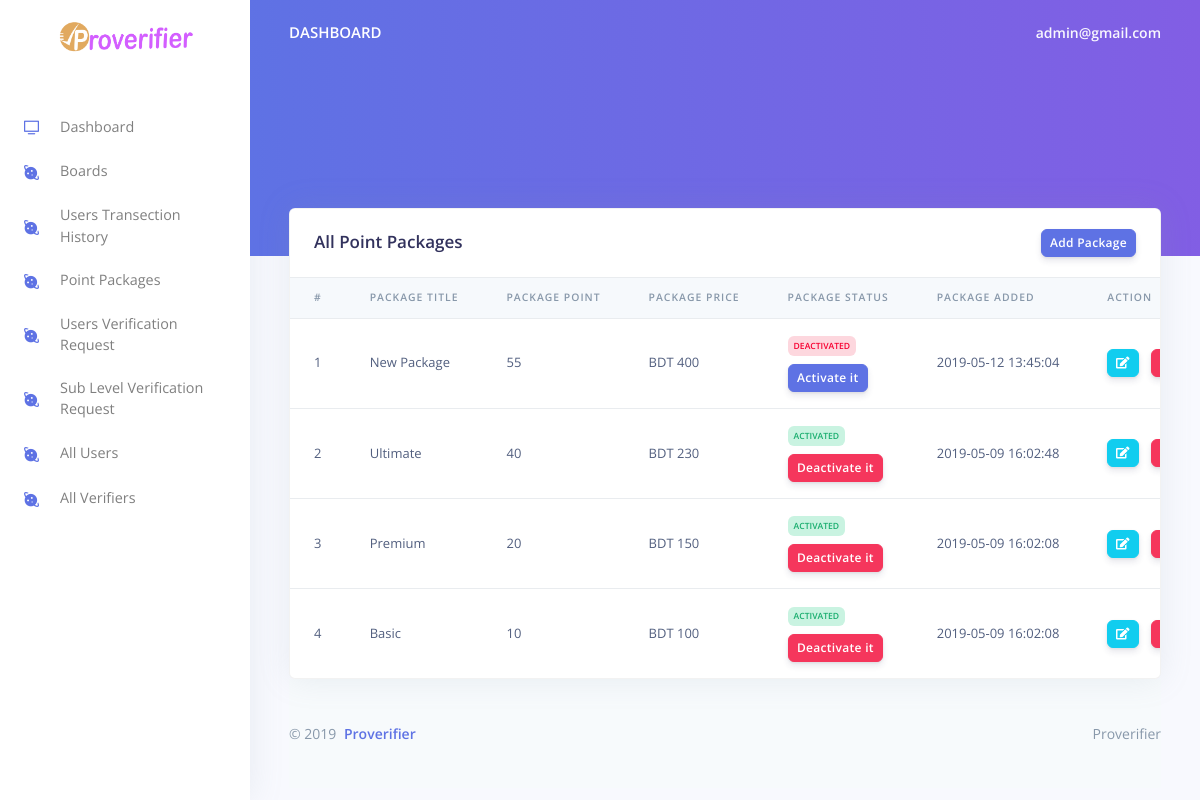
The app's page /admin/packages.php (signed in) with its own data.
### tables this page shows
CREATE TABLE `point_package` (
  `pk_id` int(11) NOT NULL,
  `pk_title` text NOT NULL,
  `pk_point` int(11) NOT NULL,
  `pk_price` int(11) NOT NULL,
  `status` int(11) NOT NULL,
  `pk_added` datetime NOT NULL DEFAULT CURRENT_TIMESTAMP
);

### admin/packages.php (the view, shortened to what this page needs)
<?php include_once 'includes/header.php';?>
  <div class="main-content">
    <?php include_once 'includes/nav.php';?>
    <div class="header bg-gradient-primary pb-8 pt-5 pt-md-8">
    </div>
    <div class="container-fluid mt--7">
      <div class="row mt-5">
        <div class="col-xl-12 mb-5 mb-xl-0">
          <div class="card shadow">
            <div class="card-header border-0">
              <div class="row align-items-center">
                <div class="col btn-block">
                  <h3 class="mb-0 float-left">All Point Packages</h3>
                    <a href="single-package.php" class="btn btn-sm btn-primary float-right">Add Package</a>
                </div>
              </div>
            </div>
            <div class="table-responsive">
              <table class="table align-items-center table-flush">
                <thead class="thead-light">
                  <tr>
                    <th scope="col">#</th>
                    <th scope="col">Package Title</th>
                    <th scope="col">Package Point</th>
                    <th scope="col">Package Price</th>
                    <th scope="col">Package Status</th>
                    <th scope="col">Package Added</th>
                    <th scope="col">Action</th>
                  </tr>
                </thead>
                <tbody>
                <?php
                    $usql = mysqli_query($db, "SELECT * FROM `point_package` ORDER BY pk_id DESC");
                    $i = 1;
                    while ($urow = mysqli_fetch_assoc($usql)){
                ?>
                  <tr>
                        <td><?=$i;?></td>
                        <td><?=$urow['pk_title'];?></td>
                        <td><?=$urow['pk_point'];?></td>
                        <td>BDT <?=$urow['pk_price'];?></td>
                        <td><?=($urow['status'] == 1)?
                                '<div class="badge badge-success">Activated</div><br><a href="packages.php?ds='.$urow['pk_id'].'" class="btn btn-sm btn-danger mt-2">Deactivate it</a>':
                                '<div class="badge badge-danger">Deactivated</div><br><a href="packages.php?as='.$urow['pk_id'].'" class="btn btn-sm btn-primary mt-2">Activate it</a>';
                        ?></td>
                        <td><?=$urow['pk_added'];?></td>
                        <td>
                            <a href="single-package.php?edit=<?=$urow['pk_id'];?>" class="btn btn-info btn-sm"><i class="fa fa-edit"></i></a>
                            <a href="packages.php?del=<?=$urow['pk_id'];?>" class="btn btn-danger btn-sm"><i class="fa fa-trash"></i></a>
                        </td>
                  </tr>
                  <?php $i++;}?>
                </tbody>
              </table>
            </div>
          </div>
        </div>
      </div>
<?php include_once 'includes/footer.php';?>

### records on screen
point_package: pk_title "New Package", pk_point "55", pk_price "400", pk_added "2019-05-12 13:45:04"
point_package: pk_title "Ultimate", pk_point "40", pk_price "230", pk_added "2019-05-09 16:02:48"
point_package: pk_title "Premium", pk_point "20", pk_price "150", pk_added "2019-05-09 16:02:08"
point_package: pk_title "Basic", pk_point "10", pk_price "100", pk_added "2019-05-09 16:02:08"

### other values on screen
$_SESSION['admin'] "admin@gmail.com"
